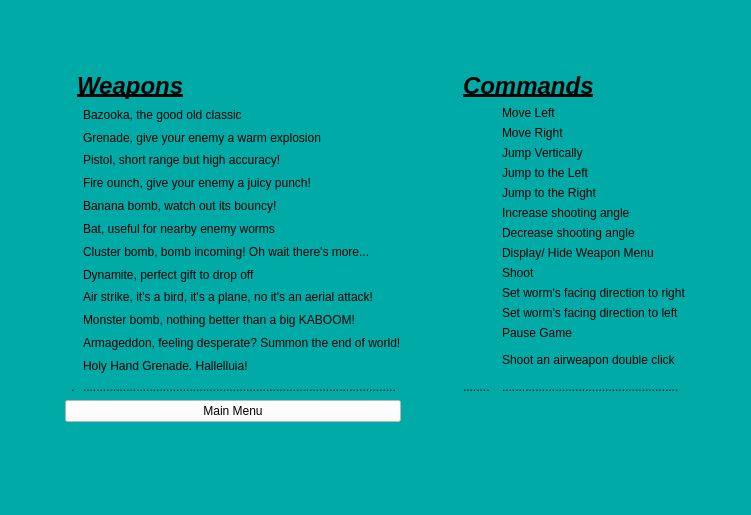
<?xml version="1.0" encoding="UTF-8"?>
<ui version="4.0">
 <class>Help</class>
 <widget class="QMainWindow" name="Help">
  <property name="geometry">
   <rect>
    <x>0</x>
    <y>0</y>
    <width>751</width>
    <height>515</height>
   </rect>
  </property>
  <property name="windowTitle">
   <string>MainWindow</string>
  </property>
  <property name="styleSheet">
   <string notr="true">background-color:rgb(0, 171, 167)</string>
  </property>
  <widget class="QWidget" name="centralwidget">
   <layout class="QGridLayout" name="gridLayout_4">
    <item row="0" column="2">
     <spacer name="verticalSpacer_2">
      <property name="orientation">
       <enum>Qt::Vertical</enum>
      </property>
      <property name="sizeHint" stdset="0">
       <size>
        <width>20</width>
        <height>40</height>
       </size>
      </property>
     </spacer>
    </item>
    <item row="2" column="2">
     <widget class="QPushButton" name="pushButton">
      <property name="sizePolicy">
       <sizepolicy hsizetype="Expanding" vsizetype="Fixed">
        <horstretch>0</horstretch>
        <verstretch>0</verstretch>
       </sizepolicy>
      </property>
      <property name="styleSheet">
       <string notr="true">background-color: rgb(255, 255, 255);</string>
      </property>
      <property name="text">
       <string>Main Menu</string>
      </property>
     </widget>
    </item>
    <item row="3" column="2">
     <spacer name="verticalSpacer">
      <property name="orientation">
       <enum>Qt::Vertical</enum>
      </property>
      <property name="sizeHint" stdset="0">
       <size>
        <width>20</width>
        <height>40</height>
       </size>
      </property>
     </spacer>
    </item>
    <item row="1" column="2">
     <layout class="QGridLayout" name="gridLayout">
      <item row="1" column="0" colspan="3">
       <widget class="QLabel" name="label_39">
        <property name="styleSheet">
         <string notr="true">border-image: url(:/Images/weapons/Bazooka_right.png)</string>
        </property>
        <property name="text">
         <string/>
        </property>
       </widget>
      </item>
      <item row="2" column="0" colspan="3">
       <widget class="QLabel" name="label_46">
        <property name="styleSheet">
         <string notr="true">border-image: url(:/Images/weapons/Grenade_right.png)

</string>
        </property>
        <property name="text">
         <string/>
        </property>
       </widget>
      </item>
      <item row="3" column="0" colspan="3">
       <widget class="QLabel" name="label_47">
        <property name="sizePolicy">
         <sizepolicy hsizetype="Expanding" vsizetype="Expanding">
          <horstretch>0</horstretch>
          <verstretch>0</verstretch>
         </sizepolicy>
        </property>
        <property name="styleSheet">
         <string notr="true">border-image: url(:/Images/weapons/Gun_right.png)</string>
        </property>
        <property name="text">
         <string/>
        </property>
       </widget>
      </item>
      <item row="5" column="0" colspan="3">
       <widget class="QLabel" name="label_41">
        <property name="sizePolicy">
         <sizepolicy hsizetype="Expanding" vsizetype="Expanding">
          <horstretch>0</horstretch>
          <verstretch>0</verstretch>
         </sizepolicy>
        </property>
        <property name="styleSheet">
         <string notr="true">border-image: url(:/Images/weapons/Banana_right.png)</string>
        </property>
        <property name="text">
         <string/>
        </property>
       </widget>
      </item>
      <item row="5" column="3">
       <widget class="QLabel" name="label_18">
        <property name="sizePolicy">
         <sizepolicy hsizetype="Expanding" vsizetype="Expanding">
          <horstretch>0</horstretch>
          <verstretch>0</verstretch>
         </sizepolicy>
        </property>
        <property name="text">
         <string>Banana bomb, watch out its bouncy!</string>
        </property>
       </widget>
      </item>
      <item row="2" column="3">
       <widget class="QLabel" name="label_14">
        <property name="sizePolicy">
         <sizepolicy hsizetype="Expanding" vsizetype="Expanding">
          <horstretch>0</horstretch>
          <verstretch>0</verstretch>
         </sizepolicy>
        </property>
        <property name="text">
         <string>Grenade, give your enemy a warm explosion</string>
        </property>
       </widget>
      </item>
      <item row="4" column="0" colspan="3">
       <widget class="QLabel" name="label_45">
        <property name="sizePolicy">
         <sizepolicy hsizetype="Expanding" vsizetype="Expanding">
          <horstretch>0</horstretch>
          <verstretch>0</verstretch>
         </sizepolicy>
        </property>
        <property name="styleSheet">
         <string notr="true">border-image: url(:/Images/weapons/Firepunch_right.png)</string>
        </property>
        <property name="text">
         <string/>
        </property>
       </widget>
      </item>
      <item row="0" column="2" colspan="2">
       <widget class="QLabel" name="label_25">
        <property name="sizePolicy">
         <sizepolicy hsizetype="Expanding" vsizetype="Expanding">
          <horstretch>0</horstretch>
          <verstretch>0</verstretch>
         </sizepolicy>
        </property>
        <property name="text">
         <string>&lt;html&gt;&lt;head/&gt;&lt;body&gt;&lt;p&gt;&lt;span style=&quot; font-size:18pt; font-weight:600; font-style:italic; text-decoration: underline;&quot;&gt;Weapons&lt;/span&gt;&lt;/p&gt;&lt;/body&gt;&lt;/html&gt;</string>
        </property>
       </widget>
      </item>
      <item row="11" column="3">
       <widget class="QLabel" name="label_35">
        <property name="sizePolicy">
         <sizepolicy hsizetype="Expanding" vsizetype="Expanding">
          <horstretch>0</horstretch>
          <verstretch>0</verstretch>
         </sizepolicy>
        </property>
        <property name="text">
         <string>Armageddon, feeling desperate? Summon the end of world!</string>
        </property>
       </widget>
      </item>
      <item row="10" column="3">
       <widget class="QLabel" name="label_27">
        <property name="sizePolicy">
         <sizepolicy hsizetype="Expanding" vsizetype="Expanding">
          <horstretch>0</horstretch>
          <verstretch>0</verstretch>
         </sizepolicy>
        </property>
        <property name="text">
         <string>Monster bomb, nothing better than a big KABOOM!</string>
        </property>
       </widget>
      </item>
      <item row="4" column="3">
       <widget class="QLabel" name="label_22">
        <property name="sizePolicy">
         <sizepolicy hsizetype="Expanding" vsizetype="Expanding">
          <horstretch>0</horstretch>
          <verstretch>0</verstretch>
         </sizepolicy>
        </property>
        <property name="text">
         <string>Fire ounch, give your enemy a juicy punch!</string>
        </property>
       </widget>
      </item>
      <item row="6" column="3">
       <widget class="QLabel" name="label_19">
        <property name="sizePolicy">
         <sizepolicy hsizetype="Expanding" vsizetype="Expanding">
          <horstretch>0</horstretch>
          <verstretch>0</verstretch>
         </sizepolicy>
        </property>
        <property name="text">
         <string>Bat, useful for nearby enemy worms</string>
        </property>
       </widget>
      </item>
      <item row="7" column="0" colspan="3">
       <widget class="QLabel" name="label_43">
        <property name="sizePolicy">
         <sizepolicy hsizetype="Expanding" vsizetype="Expanding">
          <horstretch>0</horstretch>
          <verstretch>0</verstretch>
         </sizepolicy>
        </property>
        <property name="styleSheet">
         <string notr="true">border-image: url(:/Images/weapons/BlueGrenade_right.png)</string>
        </property>
        <property name="text">
         <string/>
        </property>
       </widget>
      </item>
      <item row="9" column="0" colspan="3">
       <widget class="QLabel" name="label_40">
        <property name="sizePolicy">
         <sizepolicy hsizetype="Expanding" vsizetype="Expanding">
          <horstretch>0</horstretch>
          <verstretch>0</verstretch>
         </sizepolicy>
        </property>
        <property name="styleSheet">
         <string notr="true">border-image: url(:/Images/weapons/Airstrike_right.png)</string>
        </property>
        <property name="text">
         <string/>
        </property>
       </widget>
      </item>
      <item row="6" column="0" colspan="3">
       <widget class="QLabel" name="label_42">
        <property name="sizePolicy">
         <sizepolicy hsizetype="Expanding" vsizetype="Expanding">
          <horstretch>0</horstretch>
          <verstretch>0</verstretch>
         </sizepolicy>
        </property>
        <property name="styleSheet">
         <string notr="true">border-image: url(:/Images/weapons/Bat_right.png)</string>
        </property>
        <property name="text">
         <string/>
        </property>
       </widget>
      </item>
      <item row="3" column="3">
       <widget class="QLabel" name="label_15">
        <property name="sizePolicy">
         <sizepolicy hsizetype="Expanding" vsizetype="Expanding">
          <horstretch>0</horstretch>
          <verstretch>0</verstretch>
         </sizepolicy>
        </property>
        <property name="text">
         <string>Pistol, short range but high accuracy!</string>
        </property>
       </widget>
      </item>
      <item row="1" column="3">
       <widget class="QLabel" name="label_12">
        <property name="sizePolicy">
         <sizepolicy hsizetype="Expanding" vsizetype="Expanding">
          <horstretch>0</horstretch>
          <verstretch>0</verstretch>
         </sizepolicy>
        </property>
        <property name="text">
         <string>Bazooka, the good old classic</string>
        </property>
       </widget>
      </item>
      <item row="11" column="0" colspan="3">
       <widget class="QLabel" name="label_48">
        <property name="sizePolicy">
         <sizepolicy hsizetype="Expanding" vsizetype="Expanding">
          <horstretch>0</horstretch>
          <verstretch>0</verstretch>
         </sizepolicy>
        </property>
        <property name="styleSheet">
         <string notr="true">border-image: url(:/Images/weapons/Meteor_right.png) 0 0 0 0 stretch stretch

</string>
        </property>
        <property name="text">
         <string/>
        </property>
       </widget>
      </item>
      <item row="7" column="3">
       <widget class="QLabel" name="label_20">
        <property name="sizePolicy">
         <sizepolicy hsizetype="Expanding" vsizetype="Expanding">
          <horstretch>0</horstretch>
          <verstretch>0</verstretch>
         </sizepolicy>
        </property>
        <property name="text">
         <string>Cluster bomb, bomb incoming! Oh wait there's more...</string>
        </property>
       </widget>
      </item>
      <item row="10" column="0" colspan="3">
       <widget class="QLabel" name="label_51">
        <property name="sizePolicy">
         <sizepolicy hsizetype="Expanding" vsizetype="Expanding">
          <horstretch>0</horstretch>
          <verstretch>0</verstretch>
         </sizepolicy>
        </property>
        <property name="styleSheet">
         <string notr="true">border-image: url(:/Images/weapons/MonsterBomb_right.png)</string>
        </property>
        <property name="text">
         <string/>
        </property>
       </widget>
      </item>
      <item row="8" column="0" colspan="3">
       <widget class="QLabel" name="label_44">
        <property name="sizePolicy">
         <sizepolicy hsizetype="Expanding" vsizetype="Expanding">
          <horstretch>0</horstretch>
          <verstretch>0</verstretch>
         </sizepolicy>
        </property>
        <property name="styleSheet">
         <string notr="true">border-image: url(:/Images/weapons/Dynamite_right.png)</string>
        </property>
        <property name="text">
         <string/>
        </property>
       </widget>
      </item>
      <item row="13" column="3">
       <widget class="QLabel" name="label_55">
        <property name="text">
         <string>..............................................................................................</string>
        </property>
       </widget>
      </item>
      <item row="8" column="3">
       <widget class="QLabel" name="label_21">
        <property name="sizePolicy">
         <sizepolicy hsizetype="Expanding" vsizetype="Expanding">
          <horstretch>0</horstretch>
          <verstretch>0</verstretch>
         </sizepolicy>
        </property>
        <property name="text">
         <string>Dynamite, perfect gift to drop off</string>
        </property>
       </widget>
      </item>
      <item row="9" column="3">
       <widget class="QLabel" name="label_17">
        <property name="sizePolicy">
         <sizepolicy hsizetype="Expanding" vsizetype="Expanding">
          <horstretch>0</horstretch>
          <verstretch>0</verstretch>
         </sizepolicy>
        </property>
        <property name="text">
         <string>Air strike, it's a bird, it's a plane, no it's an aerial attack!</string>
        </property>
       </widget>
      </item>
      <item row="13" column="1" colspan="2">
       <widget class="QLabel" name="label_26">
        <property name="text">
         <string>.</string>
        </property>
       </widget>
      </item>
      <item row="12" column="0" colspan="3">
       <widget class="QLabel" name="label_53">
        <property name="sizePolicy">
         <sizepolicy hsizetype="Expanding" vsizetype="Expanding">
          <horstretch>0</horstretch>
          <verstretch>0</verstretch>
         </sizepolicy>
        </property>
        <property name="styleSheet">
         <string notr="true">border-image: url(:/Images/weapons/Holy_Grenade.png)</string>
        </property>
        <property name="text">
         <string/>
        </property>
       </widget>
      </item>
      <item row="12" column="3">
       <widget class="QLabel" name="label_54">
        <property name="text">
         <string>Holy Hand Grenade. Hallelluia!</string>
        </property>
       </widget>
      </item>
     </layout>
    </item>
    <item row="1" column="3">
     <spacer name="horizontalSpacer">
      <property name="orientation">
       <enum>Qt::Horizontal</enum>
      </property>
      <property name="sizeHint" stdset="0">
       <size>
        <width>40</width>
        <height>20</height>
       </size>
      </property>
     </spacer>
    </item>
    <item row="1" column="0">
     <spacer name="horizontalSpacer_2">
      <property name="orientation">
       <enum>Qt::Horizontal</enum>
      </property>
      <property name="sizeHint" stdset="0">
       <size>
        <width>40</width>
        <height>20</height>
       </size>
      </property>
     </spacer>
    </item>
    <item row="1" column="5">
     <spacer name="horizontalSpacer_3">
      <property name="orientation">
       <enum>Qt::Horizontal</enum>
      </property>
      <property name="sizeHint" stdset="0">
       <size>
        <width>40</width>
        <height>20</height>
       </size>
      </property>
     </spacer>
    </item>
    <item row="1" column="4">
     <layout class="QGridLayout" name="gridLayout_2">
      <item row="4" column="0">
       <widget class="QLabel" name="label_38">
        <property name="sizePolicy">
         <sizepolicy hsizetype="Minimum" vsizetype="Minimum">
          <horstretch>0</horstretch>
          <verstretch>0</verstretch>
         </sizepolicy>
        </property>
        <property name="styleSheet">
         <string notr="true">border-image: url(:/Images/menu/computer_key_W.png)</string>
        </property>
        <property name="text">
         <string/>
        </property>
       </widget>
      </item>
      <item row="10" column="0" colspan="2">
       <widget class="QLabel" name="label_37">
        <property name="sizePolicy">
         <sizepolicy hsizetype="Expanding" vsizetype="Expanding">
          <horstretch>0</horstretch>
          <verstretch>0</verstretch>
         </sizepolicy>
        </property>
        <property name="styleSheet">
         <string notr="true">border-image: url(:/Images/menu/computer_key_Space_bar.png)</string>
        </property>
        <property name="text">
         <string/>
        </property>
       </widget>
      </item>
      <item row="12" column="2">
       <widget class="QLabel" name="label_11">
        <property name="sizePolicy">
         <sizepolicy hsizetype="Expanding" vsizetype="Expanding">
          <horstretch>0</horstretch>
          <verstretch>0</verstretch>
         </sizepolicy>
        </property>
        <property name="text">
         <string>Set worm's facing direction to left</string>
        </property>
       </widget>
      </item>
      <item row="3" column="2">
       <widget class="QLabel" name="label">
        <property name="sizePolicy">
         <sizepolicy hsizetype="Expanding" vsizetype="Expanding">
          <horstretch>0</horstretch>
          <verstretch>0</verstretch>
         </sizepolicy>
        </property>
        <property name="text">
         <string>Move Right</string>
        </property>
       </widget>
      </item>
      <item row="3" column="0">
       <widget class="QLabel" name="label_30">
        <property name="sizePolicy">
         <sizepolicy hsizetype="Preferred" vsizetype="Preferred">
          <horstretch>0</horstretch>
          <verstretch>0</verstretch>
         </sizepolicy>
        </property>
        <property name="styleSheet">
         <string notr="true">border-image:url(:/Images/menu/computer_key_D.png)</string>
        </property>
        <property name="text">
         <string/>
        </property>
       </widget>
      </item>
      <item row="6" column="2">
       <widget class="QLabel" name="label_5">
        <property name="sizePolicy">
         <sizepolicy hsizetype="Expanding" vsizetype="Expanding">
          <horstretch>0</horstretch>
          <verstretch>0</verstretch>
         </sizepolicy>
        </property>
        <property name="text">
         <string>Jump to the Right</string>
        </property>
       </widget>
      </item>
      <item row="4" column="2">
       <widget class="QLabel" name="label_3">
        <property name="sizePolicy">
         <sizepolicy hsizetype="Expanding" vsizetype="Expanding">
          <horstretch>0</horstretch>
          <verstretch>0</verstretch>
         </sizepolicy>
        </property>
        <property name="text">
         <string>Jump Vertically</string>
        </property>
       </widget>
      </item>
      <item row="5" column="2">
       <widget class="QLabel" name="label_4">
        <property name="sizePolicy">
         <sizepolicy hsizetype="Expanding" vsizetype="Expanding">
          <horstretch>0</horstretch>
          <verstretch>0</verstretch>
         </sizepolicy>
        </property>
        <property name="text">
         <string>Jump to the Left</string>
        </property>
       </widget>
      </item>
      <item row="5" column="0">
       <widget class="QLabel" name="label_34">
        <property name="sizePolicy">
         <sizepolicy hsizetype="Expanding" vsizetype="Expanding">
          <horstretch>0</horstretch>
          <verstretch>0</verstretch>
         </sizepolicy>
        </property>
        <property name="styleSheet">
         <string notr="true">border-image: url(:/Images/menu/computer_key_Q.png)</string>
        </property>
        <property name="text">
         <string/>
        </property>
       </widget>
      </item>
      <item row="12" column="0">
       <widget class="QLabel" name="label_28">
        <property name="sizePolicy">
         <sizepolicy hsizetype="Expanding" vsizetype="Expanding">
          <horstretch>0</horstretch>
          <verstretch>0</verstretch>
         </sizepolicy>
        </property>
        <property name="styleSheet">
         <string notr="true">border-image:url(:/Images/menu/computer_key_Arrow_Left.png)</string>
        </property>
        <property name="text">
         <string/>
        </property>
       </widget>
      </item>
      <item row="9" column="0" colspan="2">
       <widget class="QLabel" name="label_36">
        <property name="sizePolicy">
         <sizepolicy hsizetype="Expanding" vsizetype="Expanding">
          <horstretch>0</horstretch>
          <verstretch>0</verstretch>
         </sizepolicy>
        </property>
        <property name="styleSheet">
         <string notr="true">border-image:url(:/Images/menu/computer_key_Shift.png)</string>
        </property>
        <property name="text">
         <string/>
        </property>
       </widget>
      </item>
      <item row="13" column="0">
       <widget class="QLabel" name="label_52">
        <property name="styleSheet">
         <string notr="true">border-image: url(:/Images/menu/computer_key_Esc.png)</string>
        </property>
        <property name="text">
         <string/>
        </property>
       </widget>
      </item>
      <item row="7" column="0">
       <widget class="QLabel" name="label_32">
        <property name="sizePolicy">
         <sizepolicy hsizetype="Expanding" vsizetype="Expanding">
          <horstretch>0</horstretch>
          <verstretch>0</verstretch>
         </sizepolicy>
        </property>
        <property name="styleSheet">
         <string notr="true">border-image: url(:/Images/menu/computer_key_I.png) </string>
        </property>
        <property name="text">
         <string/>
        </property>
       </widget>
      </item>
      <item row="6" column="0">
       <widget class="QLabel" name="label_31">
        <property name="sizePolicy">
         <sizepolicy hsizetype="Expanding" vsizetype="Expanding">
          <horstretch>0</horstretch>
          <verstretch>0</verstretch>
         </sizepolicy>
        </property>
        <property name="styleSheet">
         <string notr="true">border-image:url(:/Images/menu/computer_key_E.png)</string>
        </property>
        <property name="text">
         <string/>
        </property>
       </widget>
      </item>
      <item row="1" column="0">
       <widget class="QLabel" name="label_13">
        <property name="sizePolicy">
         <sizepolicy hsizetype="Preferred" vsizetype="Preferred">
          <horstretch>0</horstretch>
          <verstretch>0</verstretch>
         </sizepolicy>
        </property>
        <property name="styleSheet">
         <string notr="true">border-image:url(:/Images/menu/computer_key_A.png)</string>
        </property>
        <property name="text">
         <string/>
        </property>
       </widget>
      </item>
      <item row="10" column="2">
       <widget class="QLabel" name="label_9">
        <property name="sizePolicy">
         <sizepolicy hsizetype="Expanding" vsizetype="Expanding">
          <horstretch>0</horstretch>
          <verstretch>0</verstretch>
         </sizepolicy>
        </property>
        <property name="text">
         <string>Shoot</string>
        </property>
       </widget>
      </item>
      <item row="9" column="2">
       <widget class="QLabel" name="label_6">
        <property name="sizePolicy">
         <sizepolicy hsizetype="Expanding" vsizetype="Expanding">
          <horstretch>0</horstretch>
          <verstretch>0</verstretch>
         </sizepolicy>
        </property>
        <property name="text">
         <string>Display/ Hide Weapon Menu</string>
        </property>
       </widget>
      </item>
      <item row="8" column="0">
       <widget class="QLabel" name="label_33">
        <property name="sizePolicy">
         <sizepolicy hsizetype="Expanding" vsizetype="Expanding">
          <horstretch>0</horstretch>
          <verstretch>0</verstretch>
         </sizepolicy>
        </property>
        <property name="styleSheet">
         <string notr="true">border-image: url(:/Images/menu/computer_key_K.png)</string>
        </property>
        <property name="text">
         <string/>
        </property>
       </widget>
      </item>
      <item row="1" column="2">
       <widget class="QLabel" name="label_2">
        <property name="sizePolicy">
         <sizepolicy hsizetype="Expanding" vsizetype="Expanding">
          <horstretch>0</horstretch>
          <verstretch>0</verstretch>
         </sizepolicy>
        </property>
        <property name="text">
         <string>Move Left</string>
        </property>
       </widget>
      </item>
      <item row="11" column="0">
       <widget class="QLabel" name="label_29">
        <property name="sizePolicy">
         <sizepolicy hsizetype="Expanding" vsizetype="Expanding">
          <horstretch>0</horstretch>
          <verstretch>0</verstretch>
         </sizepolicy>
        </property>
        <property name="styleSheet">
         <string notr="true">border-image:url(:/Images/menu/computer_key_Arrow_Right.png)</string>
        </property>
        <property name="text">
         <string/>
        </property>
       </widget>
      </item>
      <item row="7" column="2">
       <widget class="QLabel" name="label_7">
        <property name="sizePolicy">
         <sizepolicy hsizetype="Expanding" vsizetype="Expanding">
          <horstretch>0</horstretch>
          <verstretch>0</verstretch>
         </sizepolicy>
        </property>
        <property name="text">
         <string>Increase shooting angle</string>
        </property>
       </widget>
      </item>
      <item row="15" column="2">
       <widget class="QLabel" name="label_58">
        <property name="text">
         <string>.....................................................</string>
        </property>
       </widget>
      </item>
      <item row="11" column="2">
       <widget class="QLabel" name="label_10">
        <property name="sizePolicy">
         <sizepolicy hsizetype="Expanding" vsizetype="Expanding">
          <horstretch>0</horstretch>
          <verstretch>0</verstretch>
         </sizepolicy>
        </property>
        <property name="text">
         <string>Set worm's facing direction to right</string>
        </property>
       </widget>
      </item>
      <item row="13" column="2">
       <widget class="QLabel" name="label_56">
        <property name="text">
         <string>Pause Game</string>
        </property>
       </widget>
      </item>
      <item row="15" column="0">
       <widget class="QLabel" name="label_57">
        <property name="text">
         <string>........</string>
        </property>
       </widget>
      </item>
      <item row="8" column="2">
       <widget class="QLabel" name="label_8">
        <property name="sizePolicy">
         <sizepolicy hsizetype="Expanding" vsizetype="Expanding">
          <horstretch>0</horstretch>
          <verstretch>0</verstretch>
         </sizepolicy>
        </property>
        <property name="text">
         <string>Decrease shooting angle</string>
        </property>
       </widget>
      </item>
      <item row="0" column="0" colspan="3">
       <widget class="QLabel" name="label_24">
        <property name="sizePolicy">
         <sizepolicy hsizetype="Expanding" vsizetype="Expanding">
          <horstretch>0</horstretch>
          <verstretch>0</verstretch>
         </sizepolicy>
        </property>
        <property name="text">
         <string>&lt;html&gt;&lt;head/&gt;&lt;body&gt;&lt;p&gt;&lt;span style=&quot; font-size:18pt; font-weight:600; font-style:italic; text-decoration: underline;&quot;&gt;Commands&lt;/span&gt;&lt;/p&gt;&lt;/body&gt;&lt;/html&gt;</string>
        </property>
       </widget>
      </item>
      <item row="14" column="2">
       <widget class="QLabel" name="label_59">
        <property name="text">
         <string>Shoot an airweapon double click</string>
        </property>
       </widget>
      </item>
      <item row="14" column="0">
       <widget class="QLabel" name="label_16">
        <property name="styleSheet">
         <string notr="true">border-image: url(:/Images/menu/mouse.png)</string>
        </property>
        <property name="text">
         <string>&lt;html&gt;&lt;head/&gt;&lt;body&gt;&lt;p&gt;&lt;br/&gt;&lt;/p&gt;&lt;/body&gt;&lt;/html&gt;</string>
        </property>
       </widget>
      </item>
     </layout>
    </item>
   </layout>
  </widget>
  <widget class="QStatusBar" name="statusbar"/>
 </widget>
 <resources/>
 <connections/>
</ui>
